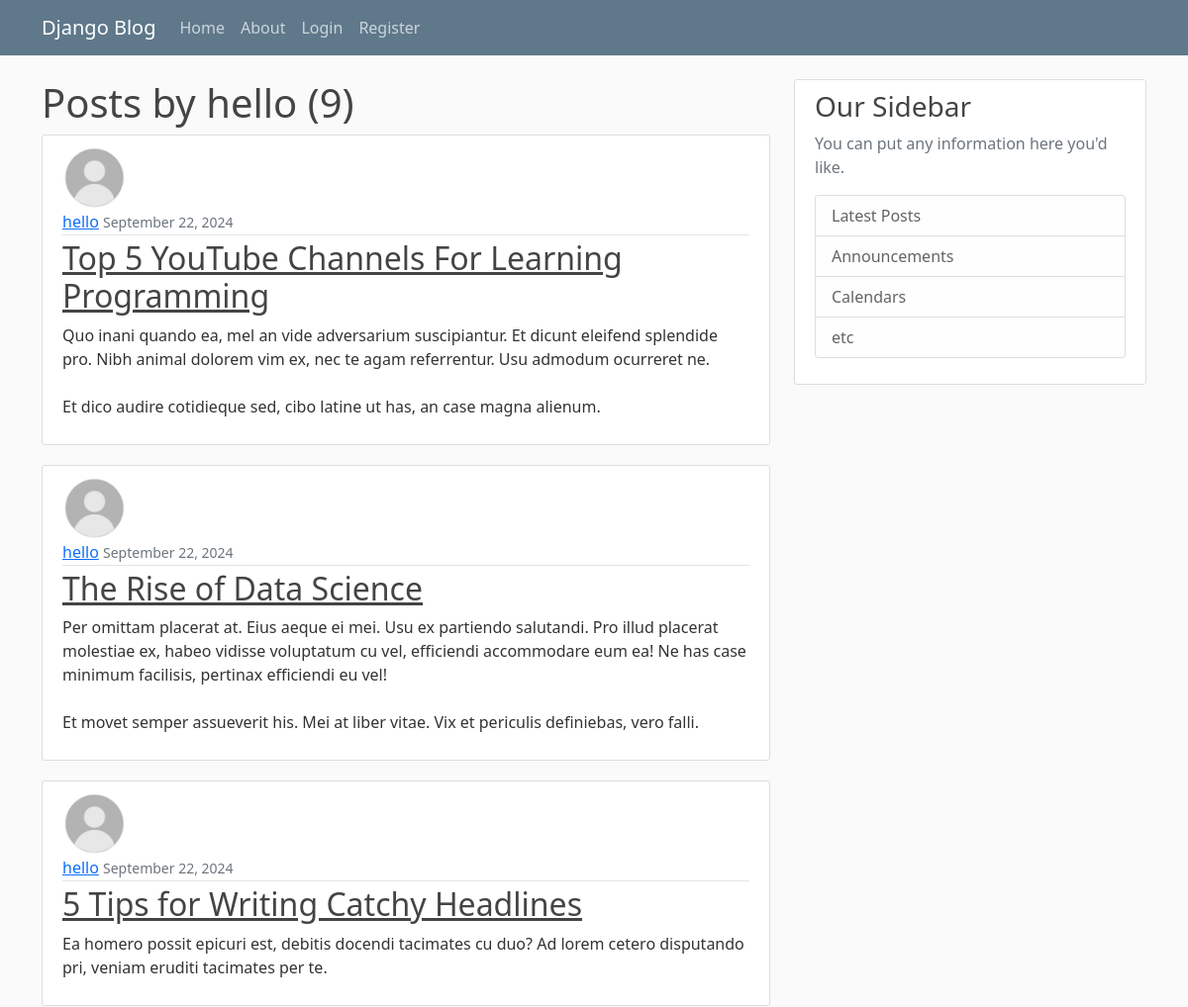
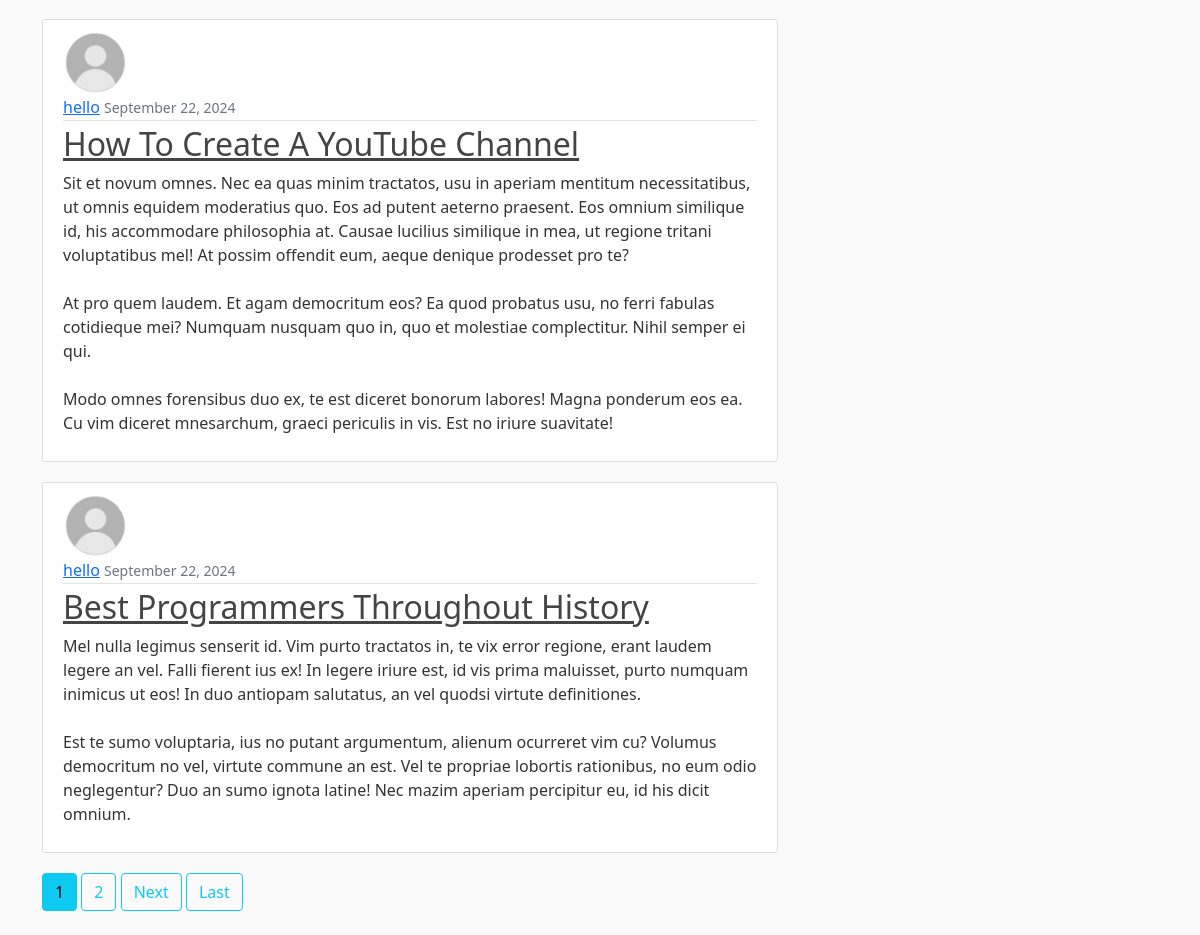
The app's page /user/hello/ with its own data (2 pictures, top to bottom).
### blog/models.py (models this page shows, shortened)
class Post(models.Model):
    title=models.CharField(max_length=100)
    content=models.TextField()#for large amount of text, since posts can contain many text.
    date_posted=models.DateTimeField(default=timezone.now)#we dont pass timezone.now() as a function, but pass timezone.now as a reference to the function. if we passed it as function i.e using paranthesis, then it would return the time when this model was created, but we pass it as a reference whenever the user creates the post
    author=models.ForeignKey(User,on_delete=models.CASCADE)#author: a ForeignKey linking to the User model. This establishes a many-to-one relationship, meaning each post is written by one user, but each user can write many posts. The on_delete=models.CASCADE parameter specifies that if a user is deleted, all of their posts will also be deleted automatically, which is a common behavior in blog applications to maintain referential integrity.

### users/models.py (models this page shows, shortened)
class Profile(models.Model):
    user = models.OneToOneField(User,on_delete=models.CASCADE)
    image= models.ImageField(default="default.jpg",upload_to="profile_pics")

### blog/views.py (the view)
# urls.py: path('user/<str:username>/',UserPostListView.as_view(),name='user-posts'),
class UserPostListView(ListView):
    model = Post
    template_name = 'blog/user_posts.html' # <app>/<model>_<viewtype>.html
    context_object_name = 'posts'
    paginate_by =5 #no. of posts per page
    def get_queryset(self):
        username =get_object_or_404(User,username=self.kwargs.get('username'))
        user = get_object_or_404(User, username=username)
        return Post.objects.filter(author=user).order_by('-date_posted')

### blog/templates/blog/user_posts.html (shortened to what this page needs)
{% extends 'blog/base.html' %} {% block content %}
<h1 class="mb3">Posts by {{ view.kwargs.username }} ({{ page_obj.paginator.count}})</h1>
{% for post in posts%}
<article class="media content-section">
    <img src="{{ post.author.profile.image.url }}" class="rounded-circle article-img">
    <div class="media-body">
        <div class="article-metadata ">
            <a class="mr-2" href="{% url 'user-posts' post.author.username %}">{{ post.author }}</a>
            <small class="text-muted">{{ post.date_posted|date:'F d, Y' }}</small>
        </div>
        <h2><a class="article-title" href="{% url 'post-detail' post.id %}">{{ post.title }}</a></h2>
        <p class="article-content">{{ post.content }}</p>
    </div>
</article>
{% endfor %}
{% if is_paginated%}
{% for num in page_obj.paginator.page_range %}
    {% if page_obj.number == num %}
        <a href="?page={{ num }}" class="btn btn-info mb-4">{{ num }}</a>
    {% elif num > page_obj.number|add:'-3' and num < page_obj.number|add:'3' %}
        <a href="?page={{ num }}" class="btn btn-outline-info mb-4">{{ num }}</a>
    {% endif %}
{% endfor %}
{% if page_obj.has_next %}
    <a href="?page={{ page_obj.next_page_number }}" class="btn btn-outline-info mb-4">Next</a>
    <a href="?page={{ page_obj.paginator.num_pages }}" class="btn btn-outline-info mb-4">Last</a>
{% endif %}
{% endif %}
{% endblock %}

### blog/static/blog/main.css (style rules this page uses)
body { background: #fafafa; color: #333333; margin-top: 5rem; }
h1, h2, h3, h4, h5, h6 { color: #444444; }
.content-section { background: #ffffff; padding: 10px 20px; border: 1px solid #dddddd; border-radius: 3px; margin-bottom: 20px; }
.article-title { color: #444444; }
.article-content { white-space: pre-line; }
.article-img { height: 65px; width: 65px; margin-right: 16px; }
.article-metadata { padding-bottom: 1px; margin-bottom: 4px; border-bottom: 1px solid #e3e3e3 }

### records on screen
Post: author.profile.image (placeholder picture), author "hello", date_posted "September 22, 2024", title "Top 5 YouTube Channels For Learning Programming", content "Quo inani quando ea, mel an vide adversarium suscipiantur. Et dicunt eleifend splendide pro. Nibh animal dolorem vim ex, nec te agam referrentur. Usu admodum ocurreret ne. Et dico audire cotidieque sed, cibo latine ut has, an case magna alienum."
Post: author.profile.image (placeholder picture), author "hello", date_posted "September 22, 2024", title "The Rise of Data Science", content "Per omittam placerat at. Eius aeque ei mei. Usu ex partiendo salutandi. Pro illud placerat molestiae ex, habeo vidisse voluptatum cu vel, efficiendi accommodare eum ea! Ne has case minimum facilisis, pertinax efficiendi eu vel! Et movet semper assueverit his. Mei at liber vitae. Vix et periculis definiebas, vero falli."
Post: author.profile.image (placeholder picture), author "hello", date_posted "September 22, 2024", title "5 Tips for Writing Catchy Headlines", content "Ea homero possit epicuri est, debitis docendi tacimates cu duo? Ad lorem cetero disputando pri, veniam eruditi tacimates per te."
Post: author.profile.image (placeholder picture), author "hello", date_posted "September 22, 2024", title "How To Create A YouTube Channel", content "Sit et novum omnes. Nec ea quas minim tractatos, usu in aperiam mentitum necessitatibus, ut omnis equidem moderatius quo. Eos ad putent aeterno praesent. Eos omnium similique id, his accommodare philosophia at. Causae lucilius similique in mea, ut regione tritani voluptatibus mel! At possim offendit eum, aeque denique prodesset pro te? At pro quem laudem. Et agam democritum eos? Ea quod probatus usu, no ferri fabulas cotidieque mei? Numquam nusquam quo in, quo et molestiae complectitur. Nihil semper ei qui. Modo omnes forensibus duo ex, te est diceret bonorum labores! Magna ponderum eos ea. Cu vim diceret mnesarchum, graeci periculis in vis. Est no iriure suavitate!"
Post: author.profile.image (placeholder picture), author "hello", date_posted "September 22, 2024", title "Best Programmers Throughout History", content "Mel nulla legimus senserit id. Vim purto tractatos in, te vix error regione, erant laudem legere an vel. Falli fierent ius ex! In legere iriure est, id vis prima maluisset, purto numquam inimicus ut eos! In duo antiopam salutatus, an vel quodsi virtute definitiones. Est te sumo voluptaria, ius no putant argumentum, alienum ocurreret vim cu? Volumus democritum no vel, virtute commune an est. Vel te propriae lobortis rationibus, no eum odio neglegentur? Duo an sumo ignota latine! Nec mazim aperiam percipitur eu, id his dicit omnium."

### other values on screen
{{ view.kwargs.username }} "hello"
{{ page_obj.paginator.count }} "9"
{{ num }} "1"
{{ num }} "2"
